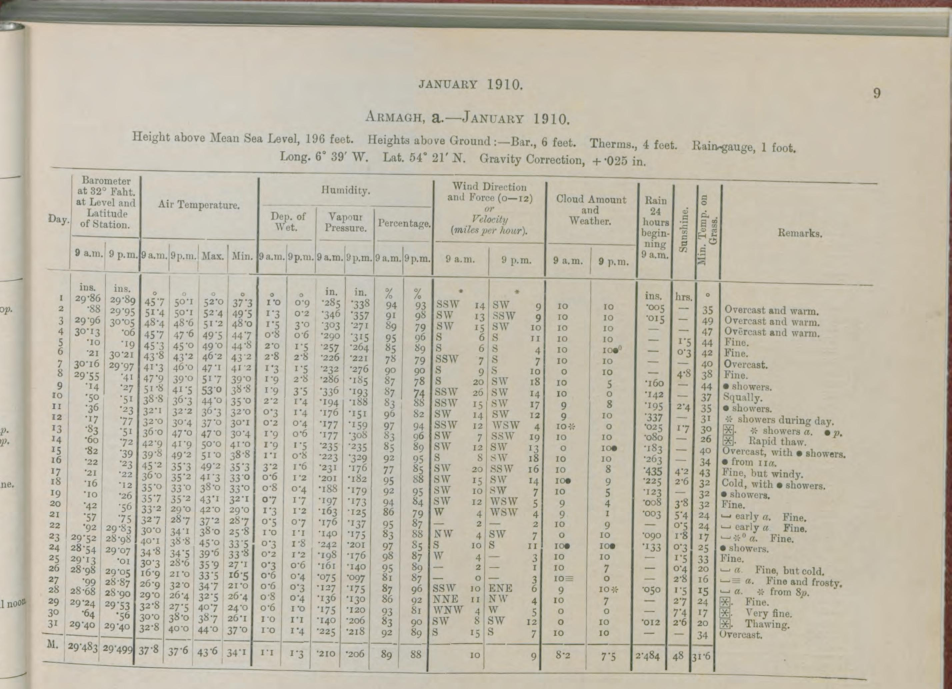
#> input picture manual_and_minimal_working_example/001_1910_01_SF.jpg, 2855 x 2066 px (shown at 1/3 size); its folder holds only this picture in this run
$ python -i table_detection_model.py   (imports and definitions only)
#> lines starting #> are read from the running program, lines starting #| are printed output that depends on the picture; after the words box and inside, x2 and y2 are one past the last pixel; in counts of white or black regions, pixels touching at a corner belong together
#!/usr/bin/env python
import os, argparse, glob, tempfile, shutil, warnings
import cv2
import numpy as np
import matplotlib.pyplot as plt

def detect_lines(image, kernel_size, iterations):
    '''
    Detects lines in an image using morphological operations and returns the contours of the detected lines.

    This function processes an input image to detect lines by applying binary thresholding followed by a series of morphological operations (erosion and dilation). It first converts the image to grayscale if necessary, then uses a rectangular structuring element to enhance line structures in the image. The resulting lines are detected by finding contours on the processed image.

    Parameters
    --------------
    image :
        The input image in which lines are to be detected. The image can be in grayscale or BGR format; if in BGR format, it will be converted to grayscale.

    kernel_size : tuple of int
        The size of the structuring element used for the morphological operations. This tuple determines the dimensions of the rectangular kernel (width, height) that will be used for erosion and dilation.

    iterations : int
        The number of times the morphological operations (erosion and dilation) will be applied. Increasing the number of iterations can help to connect broken lines or separate closely spaced lines.

    Returns
    --------------
    contours : list of numpy.ndarray
        A list of contours representing the detected lines in the image. Each contour is an array of points that outline a detected line.
    '''


    # Convert to grayscale if necessary
    if len(image.shape) == 3:
        gray = cv2.cvtColor(image, cv2.COLOR_BGR2GRAY)
    else:
        gray = image

    # Use binary thresholding
    _, img_bin = cv2.threshold(gray, 0, 255, cv2.THRESH_BINARY_INV + cv2.THRESH_OTSU)

    # Define a kernel for morphological operations
    kernel = cv2.getStructuringElement(cv2.MORPH_RECT, kernel_size)

    # Detect lines using morphological operations
    eroded_image = cv2.erode(img_bin, kernel, iterations=iterations)
    lines = cv2.dilate(eroded_image, kernel, iterations=iterations)

    # Find contours of the lines
    contours, _ = cv2.findContours(lines, cv2.RETR_EXTERNAL, cv2.CHAIN_APPROX_SIMPLE)

    return contours


def calculate_average_angle(contours, orientation='horizontal'):
    '''
    Calculates the average angle of contours relative to the specified orientation (horizontal or vertical).

    This function computes the angles of a set of contours based on their bounding rectangles. Depending on the specified orientation, it calculates the angle between the width and height of each contour's bounding box. The function then returns the average angle of all contours, which can provide insight into the overall alignment or skewness of the detected shapes.

    Parameters
    --------------
    contours : list
        A list of contours, where each contour is an array of points representing a detected shape in the image.

    orientation : str, optional
        The reference orientation for calculating angles. Accepts 'horizontal' or 'vertical'.
        - 'horizontal': The angle is calculated relative to the horizontal axis (based on width and height).
        - 'vertical': The angle is calculated relative to the vertical axis (based on height and width).
        The default value is 'horizontal'.

    Returns
    --------------
    average_angle : float
        The average angle of the contours relative to the specified orientation, measured in degrees.
        If no valid angles are found, the function returns 0.
    '''

    angles = []
    for contour in contours:
        x, y, w, h = cv2.boundingRect(contour)
        if orientation == 'horizontal' and w > 0:  # Avoid division by zero
            angle = np.degrees(np.arctan2(h, w))
        elif orientation == 'vertical' and h > 0:  # Avoid division by zero
            angle = np.degrees(np.arctan2(w, h))
        else:
            continue
        angles.append(angle)

    if angles:
        average_angle = np.mean(angles)
    else:
        average_angle = 0

    return average_angle


def deskew(image):
    '''
    Deskews an image by detecting and correcting its skew based on the orientation of detected horizontal lines.

    This function corrects the skew of an input image by first detecting horizontal lines within the image using morphological operations. It calculates the average angle of these detected lines and rotates the image by this angle to align the horizontal lines correctly, effectively deskewing the image. The result is an image where the content is horizontally aligned, which is particularly useful for preprocessing before further analysis or OCR (Optical Character Recognition).

    Parameters
    --------------
    image :
        The input image that needs to be deskewed. This image can be in grayscale or color format.

    Returns
    --------------
    rotated_hor :
        The deskewed image after rotation to correct horizontal alignment. The output image is rotated by the calculated average angle of the detected horizontal lines.
    '''


    # Detect horizontal lines and calculate the average angle
    hor_contours = detect_lines(image, (np.array(image).shape[1] // 20, 1), iterations=1)
    hor_angle = calculate_average_angle(hor_contours, orientation='horizontal')

    # Rotate the image to deskew horizontally
    (h, w) = image.shape[:2]
    center = (h//2 , w//2)
    M_hor = cv2.getRotationMatrix2D(center, -hor_angle, 1.0)
    rotated_hor = cv2.warpAffine(image, M_hor, (w, h), flags=cv2.INTER_CUBIC, borderMode=cv2.BORDER_REPLICATE)

    # [7 lines of commented-out code are left out]

    return rotated_hor


# [156 lines left out: function table_detection, not called in this run]

>>> import cv2
>>> picture = cv2.imread('../manual_and_minimal_working_example/001_1910_01_SF.jpg')
#> picture is the input picture: shape (2066, 2855, 3); mean B, G, R 169.9, 185.7, 191.8
>>> result = deskew(picture)
#> in detect_lines, `gray = cv2.cvtColor(image, cv2.COLOR_BGR2GRAY)`:
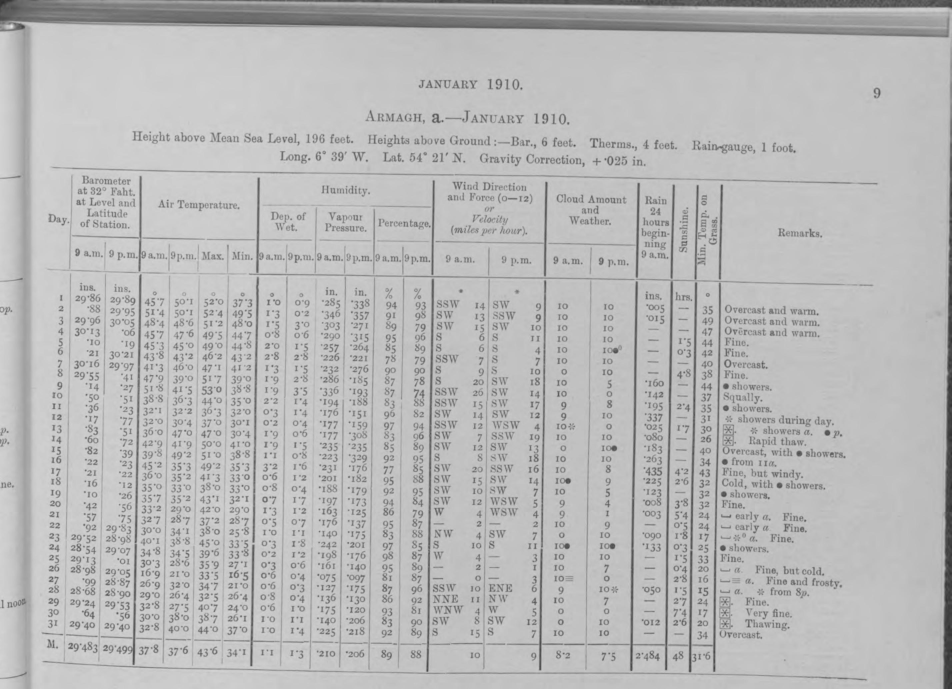
#> gray: shape (2066, 2855) (shown at 1/3 size); min 44, max 233, mean 185.7
#> in detect_lines, `_, img_bin = cv2.threshold(gray, 0, 255, cv2.THRESH_BINARY_INV + cv2.T..`:
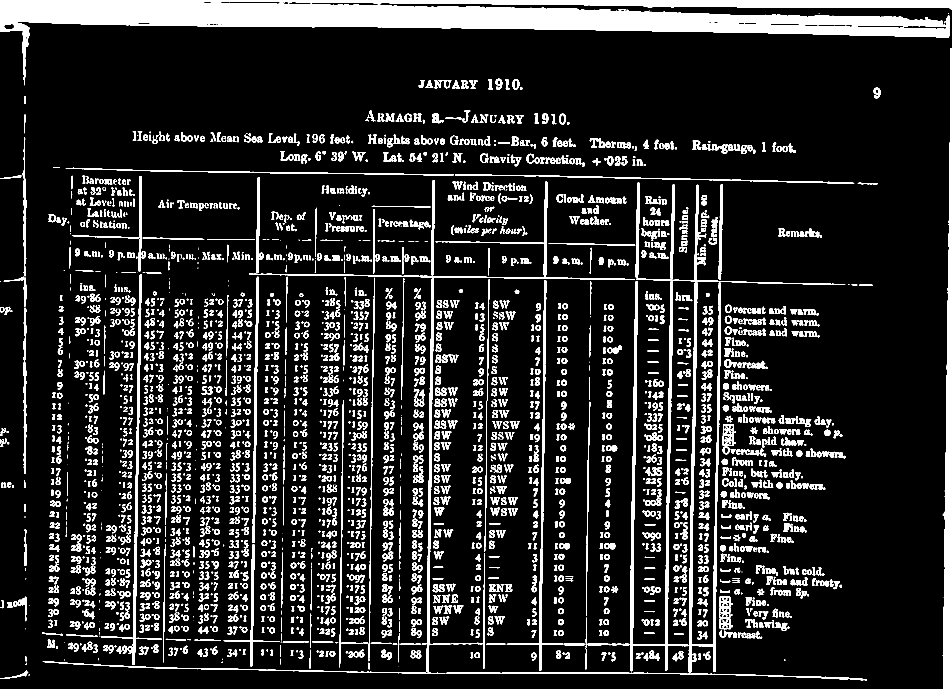
#> img_bin: shape (2066, 2855) (shown at 1/3 size); 13.1% white; 3445 white regions (334 under 20 px), largest, box (x1, y1, x2, y2) and area: (0, 0, 2855, 256) 214326, (2828, 144, 2855, 2066) 27842, (1827, 836, 2536, 2014) 20840
#> in detect_lines, `eroded_image = cv2.erode(img_bin, kernel, iterations=iterations)`:
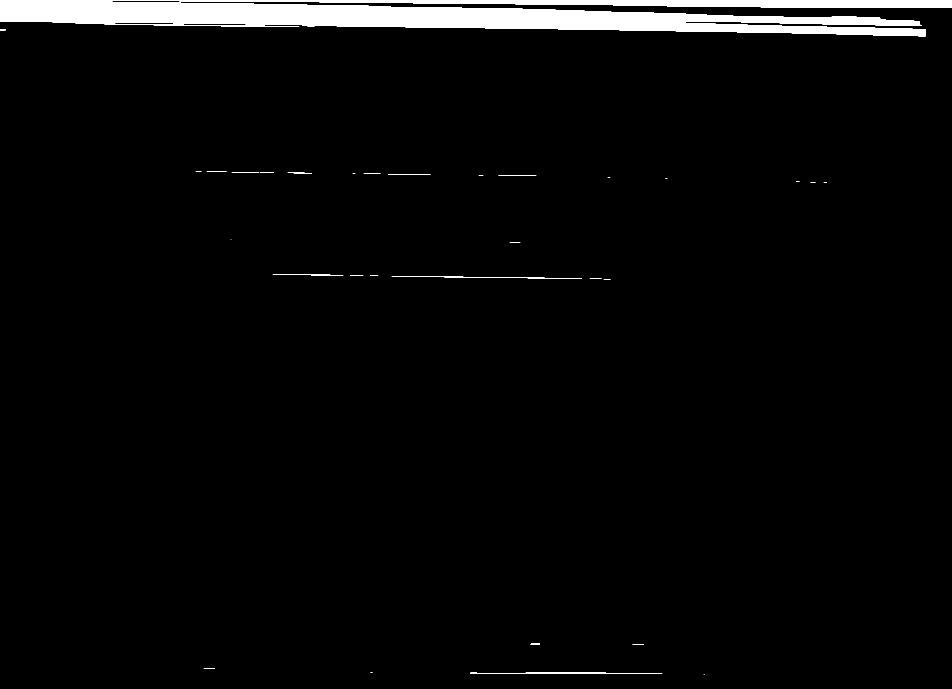
#> eroded_image: shape (2066, 2855) (shown at 1/3 size); 3.3% white; 33 white regions (11 under 20 px), largest, box (x1, y1, x2, y2) and area: (0, 0, 2855, 109) 188151, (226, 69, 898, 80) 1511, (1410, 2018, 1987, 2021) 1398
#> in detect_lines, `lines = cv2.dilate(eroded_image, kernel, iterations=iterations)`:
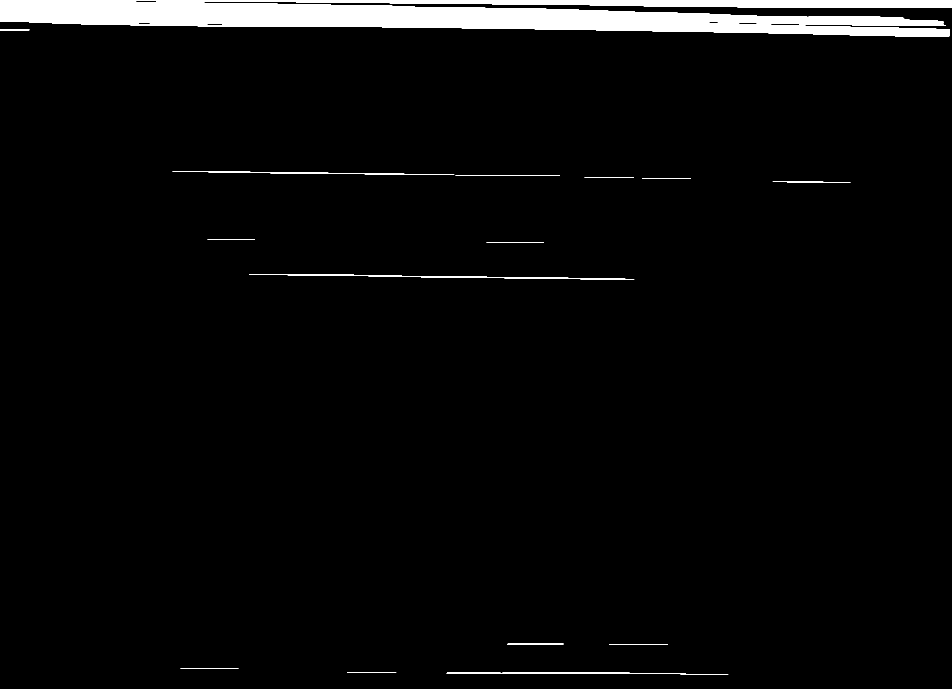
#> lines: shape (2066, 2855) (shown at 1/3 size); 3.7% white; 16 white regions
#> in detect_lines, `contours, _ = cv2.findContours(lines, cv2.RETR_EXTERNAL, cv2.CHAIN_APP..`: contours = 16 contours, 7 with area under 20; largest, box (x1, y1, x2, y2) and area: (0, 0, 2855, 109) 200820, (748, 822, 1903, 838) 2461, (1340, 2018, 2058, 2021) 1244, (517, 514, 1363, 525) 1238, (1366, 525, 1680, 528) 287
#> in deskew, `hor_contours = detect_lines(image, (np.array(image).shape[1] // 20, 1)..`: hor_contours has the same summary as contours in detect_lines
#> the loop in calculate_average_angle, `for contour in contours:` made 16 passes
#> (contour, x, y, w, h, angle) on passes 1, 3, 4, 5, 8, 9, 11, 12: ([[2041, 2022], [2184, 2022]], 2041, 2022, 144, 1, 0.398), ([[1041, 2016], [1188, 2016]], 1041, 2016, 148, 1, 0.387), ([[541, 2006], [715, 2006]], 541, 2006, 175, 1, 0.327), ([[1828, 1933], [1828, 1934], [2002, 1934], [2002, 1933]], 1828, 1933, 175, 2, 0.655), ([[1459, 728], [1631, 728]], 1459, 728, 173, 1, 0.331), ([[622, 718], [764, 718]], 622, 718, 143, 1, 0.401), ([[1926, 536], [2072, 536]], 1926, 536, 147, 1, 0.39), ([[1753, 532], [1901, 532]], 1753, 532, 149, 1, 0.385)
#> (x, y, w, h, angle) on passes 2, 6, 7, 10, 13, 14: (1340, 2018, 718, 3, 0.239), (1521, 1931, 170, 2, 0.674), (748, 822, 1155, 16, 0.794), (2318, 545, 234, 3, 0.735), (1366, 525, 314, 3, 0.547), (517, 514, 846, 11, 0.745)
#> after the loop in calculate_average_angle, `for contour in contours:`: angles = [0.398, 0.239, 0.387, 0.327, 0.655, 0.674, 0.794, 0.331, 0.401, 0.735, 0.39, 0.385, 0.547, 0.745, 1.95, 2.19]
#> in calculate_average_angle, `average_angle = np.mean(angles)`: average_angle = 0.697
#> in deskew, `M_hor = cv2.getRotationMatrix2D(center, -hor_angle, 1.0)`: M_hor = [[1, -0.0122, 17.43], [0.0122, 1, -12.45]]
#> in deskew, `rotated_hor = cv2.warpAffine(image, M_hor, (w, h), flags=cv2.INTER_CUB..`:
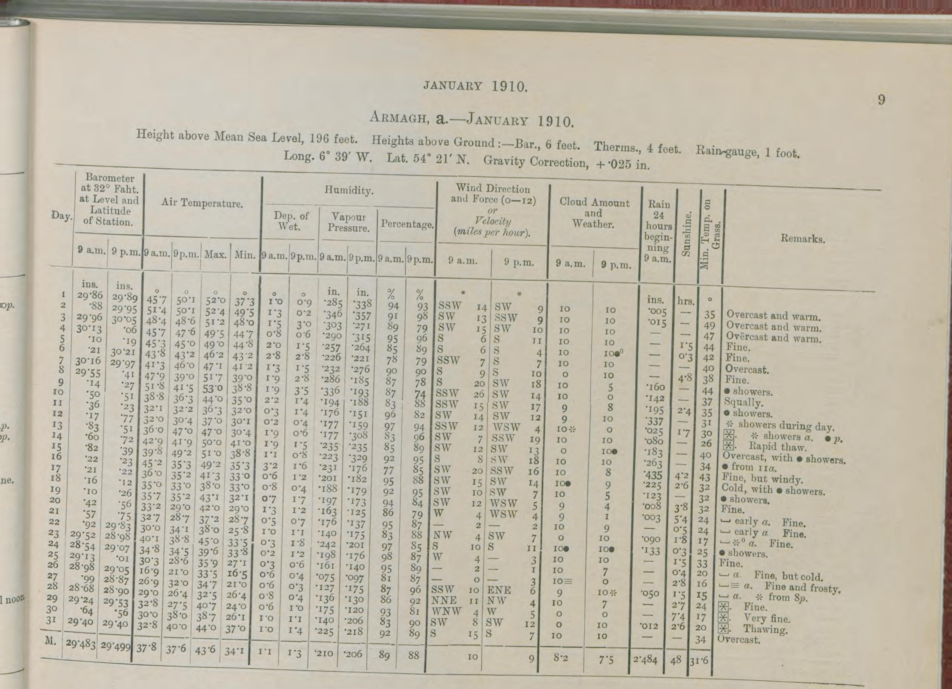
#> rotated_hor: shape (2066, 2855, 3) (shown at 1/3 size); mean B, G, R 169.7, 185.5, 191.7
